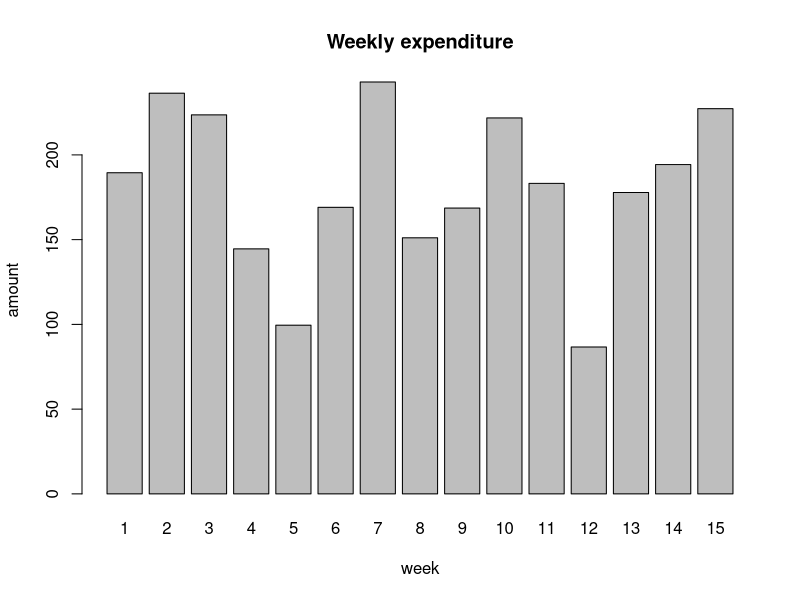
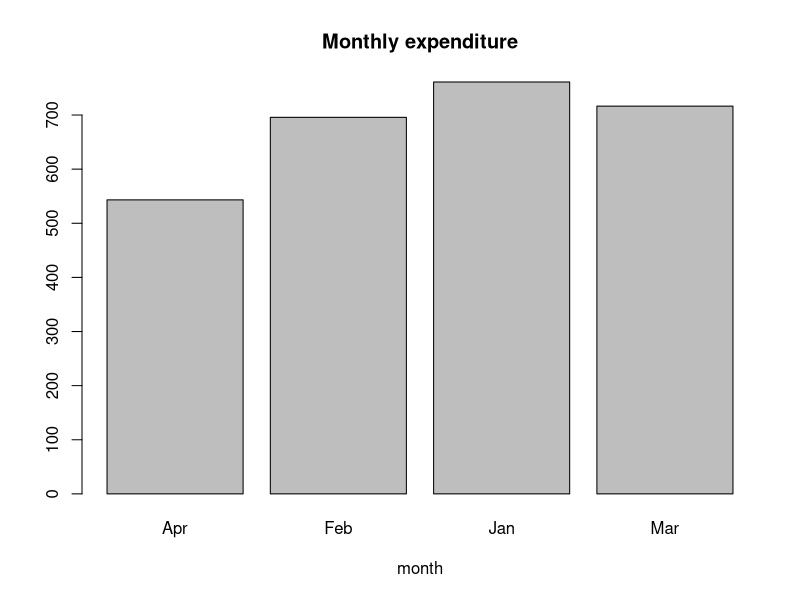

Reproduce these figures in R, in order.
#assignment 2 student expenditure

#use a library called dpylr
library('dplyr')

#set the current working directory - needs to be set to your own folder
setwd('~/gitprojects/teaching/actuarial/')
#read the csv file into a variable called df - this is a data.frame
df <- read.table('student_expenditure.csv',sep=',',header=TRUE,comment.char="")

#frequency of types of purchase
table(df['Food.Personal.School'])

#frequency of cash/cred card
table(df['Cash.Credit.Card'])

#aggregate amount spent per week using dpylr group_by
weeklyamt = df %>% group_by(Week)  %>% summarise(total = sum(Amount))
print (weeklyamt)
#plot this as a bar plot
barplot(weeklyamt$total, names.arg=weeklyamt$Week, 
        xlab='week',main='Weekly expenditure',ylab='amount')

#amount spent monthly
monthlyamt = df %>% group_by(Month)  %>% summarise(total = sum(Amount))
barplot(monthlyamt$total, names.arg=monthlyamt$Month, 
        xlab='month',main='Monthly expenditure')

